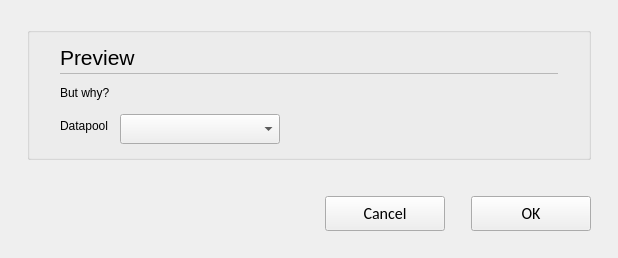
<?xml version="1.0" encoding="UTF-8"?>
<ui version="4.0">
 <class>C_CieImportDatapoolSelectWidget</class>
 <widget class="QWidget" name="C_CieImportDatapoolSelectWidget">
  <property name="geometry">
   <rect>
    <x>0</x>
    <y>0</y>
    <width>618</width>
    <height>258</height>
   </rect>
  </property>
  <property name="windowTitle">
   <string>C_CieImportDatapoolSelectWidget</string>
  </property>
  <layout class="QVBoxLayout" name="verticalLayout">
   <property name="leftMargin">
    <number>27</number>
   </property>
   <property name="topMargin">
    <number>27</number>
   </property>
   <property name="rightMargin">
    <number>27</number>
   </property>
   <property name="bottomMargin">
    <number>0</number>
   </property>
   <item>
    <widget class="stw::opensyde_gui_elements::C_OgeGbx" name="pc_GroupBoxGeneral_5">
     <property name="title">
      <string/>
     </property>
     <layout class="QVBoxLayout" name="verticalLayout_6">
      <property name="spacing">
       <number>0</number>
      </property>
      <property name="leftMargin">
       <number>30</number>
      </property>
      <property name="rightMargin">
       <number>30</number>
      </property>
      <property name="bottomMargin">
       <number>13</number>
      </property>
      <item>
       <layout class="QHBoxLayout" name="horizontalLayout_7" stretch="0,1">
        <property name="spacing">
         <number>6</number>
        </property>
        <item>
         <widget class="stw::opensyde_gui_elements::C_OgeLabHeadingGroupBold" name="pc_LabelHeadingPreview">
          <property name="minimumSize">
           <size>
            <width>0</width>
            <height>30</height>
           </size>
          </property>
          <property name="maximumSize">
           <size>
            <width>16777215</width>
            <height>30</height>
           </size>
          </property>
          <property name="font">
           <font>
            <family>Segoe UI</family>
            <pointsize>16</pointsize>
           </font>
          </property>
          <property name="text">
           <string>Preview</string>
          </property>
         </widget>
        </item>
        <item>
         <spacer name="horizontalSpacer_10">
          <property name="orientation">
           <enum>Qt::Horizontal</enum>
          </property>
          <property name="sizeHint" stdset="0">
           <size>
            <width>40</width>
            <height>1</height>
           </size>
          </property>
         </spacer>
        </item>
       </layout>
      </item>
      <item>
       <layout class="QHBoxLayout" name="horizontalLayout_20" stretch="0">
        <property name="spacing">
         <number>0</number>
        </property>
        <property name="topMargin">
         <number>1</number>
        </property>
        <property name="rightMargin">
         <number>0</number>
        </property>
        <property name="bottomMargin">
         <number>0</number>
        </property>
        <item>
         <widget class="stw::opensyde_gui_elements::C_OgeFraSeparator" name="pc_Frame_3">
          <property name="minimumSize">
           <size>
            <width>0</width>
            <height>1</height>
           </size>
          </property>
          <property name="maximumSize">
           <size>
            <width>16777215</width>
            <height>1</height>
           </size>
          </property>
          <property name="frameShape">
           <enum>QFrame::StyledPanel</enum>
          </property>
          <property name="frameShadow">
           <enum>QFrame::Raised</enum>
          </property>
         </widget>
        </item>
       </layout>
      </item>
      <item>
       <spacer name="verticalSpacer_6">
        <property name="orientation">
         <enum>Qt::Vertical</enum>
        </property>
        <property name="sizeType">
         <enum>QSizePolicy::Fixed</enum>
        </property>
        <property name="sizeHint" stdset="0">
         <size>
          <width>6</width>
          <height>6</height>
         </size>
        </property>
       </spacer>
      </item>
      <item>
       <widget class="stw::opensyde_gui_elements::C_OgeLabGroupItem" name="pc_LabDescription">
        <property name="text">
         <string>But why?</string>
        </property>
        <property name="wordWrap">
         <bool>true</bool>
        </property>
       </widget>
      </item>
      <item>
       <spacer name="verticalSpacer">
        <property name="orientation">
         <enum>Qt::Vertical</enum>
        </property>
        <property name="sizeType">
         <enum>QSizePolicy::Fixed</enum>
        </property>
        <property name="sizeHint" stdset="0">
         <size>
          <width>6</width>
          <height>9</height>
         </size>
        </property>
       </spacer>
      </item>
      <item>
       <layout class="QFormLayout" name="formLayout_Information">
        <property name="horizontalSpacing">
         <number>12</number>
        </property>
        <item row="0" column="0">
         <widget class="stw::opensyde_gui_elements::C_OgeLabGroupItem" name="pc_LabDatapool">
          <property name="text">
           <string>Datapool</string>
          </property>
         </widget>
        </item>
        <item row="0" column="1">
         <widget class="stw::opensyde_gui_elements::C_OgeCbxText" name="pc_CbxDatapools">
          <property name="minimumSize">
           <size>
            <width>160</width>
            <height>30</height>
           </size>
          </property>
          <property name="maximumSize">
           <size>
            <width>160</width>
            <height>30</height>
           </size>
          </property>
          <property name="editable">
           <bool>false</bool>
          </property>
         </widget>
        </item>
       </layout>
      </item>
     </layout>
    </widget>
   </item>
   <item>
    <spacer name="pc_VerticalSpacerButtonsObove">
     <property name="orientation">
      <enum>Qt::Vertical</enum>
     </property>
     <property name="sizeType">
      <enum>QSizePolicy::Fixed</enum>
     </property>
     <property name="sizeHint" stdset="0">
      <size>
       <width>20</width>
       <height>30</height>
      </size>
     </property>
    </spacer>
   </item>
   <item>
    <layout class="QHBoxLayout" name="horizontalLayout_22">
     <item>
      <spacer name="horizontalSpacer_9">
       <property name="orientation">
        <enum>Qt::Horizontal</enum>
       </property>
       <property name="sizeHint" stdset="0">
        <size>
         <width>40</width>
         <height>20</height>
        </size>
       </property>
      </spacer>
     </item>
     <item>
      <widget class="stw::opensyde_gui_elements::C_OgePubCancel" name="pc_PushButtonCancel">
       <property name="minimumSize">
        <size>
         <width>120</width>
         <height>35</height>
        </size>
       </property>
       <property name="maximumSize">
        <size>
         <width>120</width>
         <height>35</height>
        </size>
       </property>
       <property name="font">
        <font>
         <family>Calibri</family>
         <pointsize>12</pointsize>
        </font>
       </property>
       <property name="focusPolicy">
        <enum>Qt::StrongFocus</enum>
       </property>
       <property name="text">
        <string>Cancel</string>
       </property>
      </widget>
     </item>
     <item>
      <spacer name="horizontalSpacer">
       <property name="orientation">
        <enum>Qt::Horizontal</enum>
       </property>
       <property name="sizeType">
        <enum>QSizePolicy::Fixed</enum>
       </property>
       <property name="sizeHint" stdset="0">
        <size>
         <width>20</width>
         <height>20</height>
        </size>
       </property>
      </spacer>
     </item>
     <item>
      <widget class="stw::opensyde_gui_elements::C_OgePubDialog" name="pc_PushButtonOk">
       <property name="minimumSize">
        <size>
         <width>120</width>
         <height>35</height>
        </size>
       </property>
       <property name="maximumSize">
        <size>
         <width>120</width>
         <height>35</height>
        </size>
       </property>
       <property name="font">
        <font>
         <family>Calibri</family>
         <pointsize>12</pointsize>
        </font>
       </property>
       <property name="text">
        <string>OK</string>
       </property>
      </widget>
     </item>
    </layout>
   </item>
   <item>
    <spacer name="verticalSpacer_7">
     <property name="orientation">
      <enum>Qt::Vertical</enum>
     </property>
     <property name="sizeType">
      <enum>QSizePolicy::Fixed</enum>
     </property>
     <property name="sizeHint" stdset="0">
      <size>
       <width>20</width>
       <height>27</height>
      </size>
     </property>
    </spacer>
   </item>
  </layout>
 </widget>
 <customwidgets>
  <customwidget>
   <class>stw::opensyde_gui_elements::C_OgeLabHeadingGroupBold</class>
   <extends>QLabel</extends>
   <header>C_OgeLabHeadingGroupBold.hpp</header>
  </customwidget>
  <customwidget>
   <class>stw::opensyde_gui_elements::C_OgeFraSeparator</class>
   <extends>QFrame</extends>
   <header>C_OgeFraSeparator.hpp</header>
   <container>1</container>
  </customwidget>
  <customwidget>
   <class>stw::opensyde_gui_elements::C_OgePubDialog</class>
   <extends>QPushButton</extends>
   <header>C_OgePubDialog.hpp</header>
  </customwidget>
  <customwidget>
   <class>stw::opensyde_gui_elements::C_OgeGbx</class>
   <extends>QGroupBox</extends>
   <header>C_OgeGbx.hpp</header>
   <container>1</container>
  </customwidget>
  <customwidget>
   <class>stw::opensyde_gui_elements::C_OgePubCancel</class>
   <extends>QPushButton</extends>
   <header>C_OgePubCancel.hpp</header>
  </customwidget>
  <customwidget>
   <class>stw::opensyde_gui_elements::C_OgeLabGroupItem</class>
   <extends>QLabel</extends>
   <header>C_OgeLabGroupItem.hpp</header>
  </customwidget>
  <customwidget>
   <class>stw::opensyde_gui_elements::C_OgeCbxText</class>
   <extends>QComboBox</extends>
   <header>C_OgeCbxText.hpp</header>
  </customwidget>
 </customwidgets>
 <resources/>
 <connections/>
</ui>
